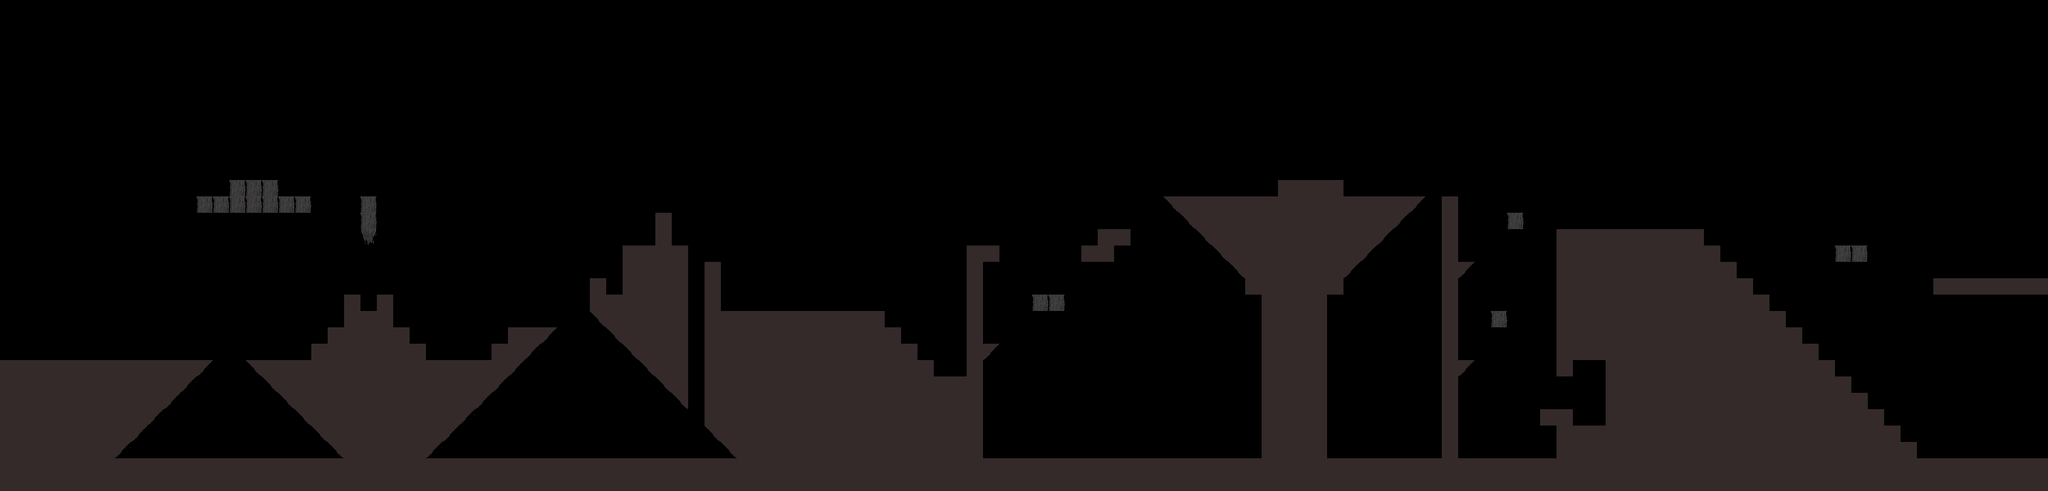

This game map was drawn from its Tiled (.tmx) file and the tilesets committed beside it. A one-line description and the trimmed map source follow:
An orthogonal 125x30 tile map with 32x32 px tiles, 1 tile layer (layer1).

<map version="1.0" tiledversion="1.1.6" orientation="orthogonal" renderorder="right-down" width="125" height="30" tilewidth="32" tileheight="32" infinite="0" nextobjectid="1">
 <tileset firstgid="1" name="tilemap2" tilewidth="32" tileheight="32" tilecount="144" columns="12">
  <image source="tilemap2.png" width="384" height="384" />
 </tileset>
 <layer name="layer1" width="125" height="30">
  <data>[3750 cells, 963 non-empty, 7 distinct tile ids]</data>
 </layer>
</map>
